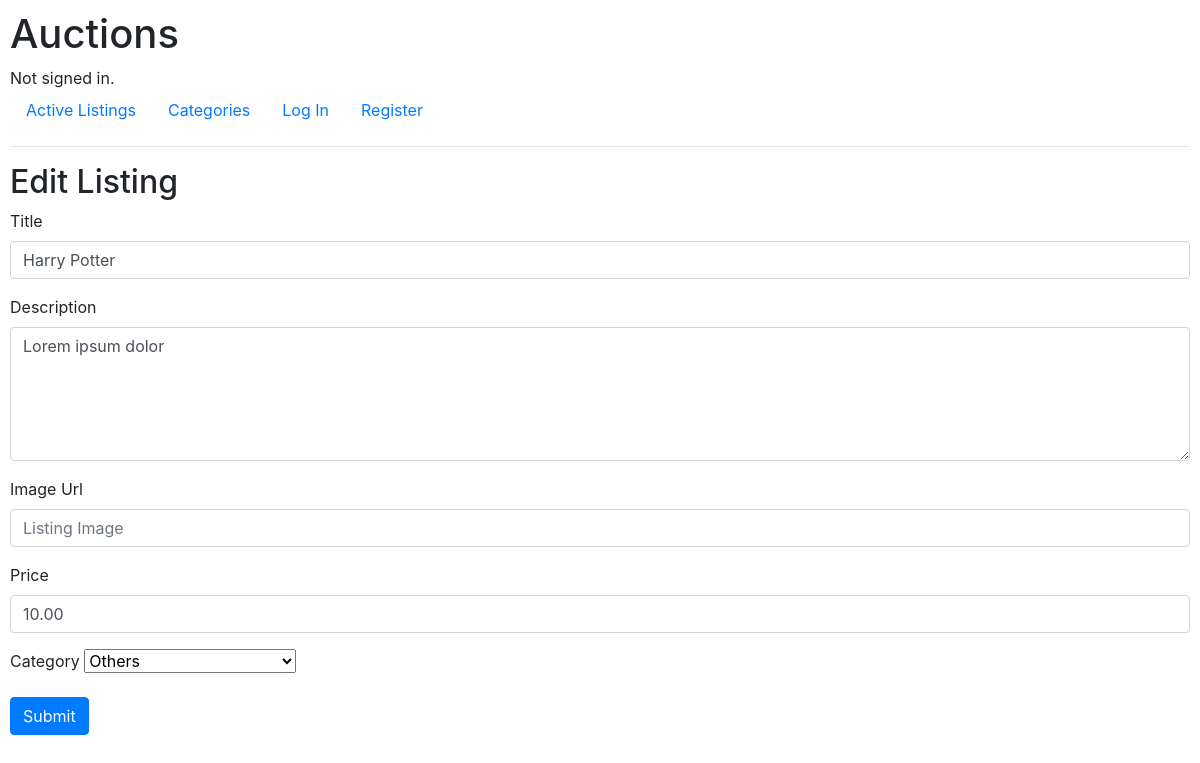
The app's page /edit/7 with its own data.
### auctions/models.py (models this page shows, shortened)
class Listing(models.Model):
    title = models.CharField(max_length=100, blank=False)
    description = models.CharField(max_length=300, blank=True)
    price = models.DecimalField(max_digits=10, decimal_places=2, blank=False)
    bidPrice = models.ForeignKey(Bid, on_delete=models.SET_NULL, blank=True, null=True, related_name="bid_price")
    imageURL = models.CharField(max_length=500, blank=True)
    category = models.ForeignKey(Category, on_delete=models.SET_NULL, blank=False, null=True, related_name="category")
    isActive = models.BooleanField(default=True)
    owner = models.ForeignKey(User, on_delete=models.CASCADE, related_name="listing_owner")
    postTime = models.DateTimeField(default=datetime.datetime.now)
    watchlist = models.ManyToManyField(User, blank=True, null=True, related_name="listing_watchlist")

class Category(models.Model):
    categoryName = models.CharField(max_length=100)
    def __str__(self):
        return self.categoryName

### auctions/views.py (the view)
# urls.py: path("edit/<int:id>", views.edit, name="edit"),
def edit(request, id):
    listing_data = Listing.objects.get(pk=id)
    categories = Category.objects.all()
    return render(request, "auctions/edit.html", {
        "listing": listing_data,
        "categories": categories
    })

### auctions/templates/auctions/edit.html (shortened to what this page needs)
{% extends "auctions/layout.html" %}
{% block body %}
    <h2>Edit Listing</h2>
    <form action="{% url 'save_edit' listing.id %}" method="POST">
        <div class="form-group">
            <label>Title</label>
            <input type="text" class="form-control" name="title" placeholder="Listing Title" autocomplete="off" value="{{ listing.title }}" required>
        </div>
        <div class="form-group">
            <label>Description</label>
            <textarea class="form-control" name="description" rows="5" placeholder="Listing Description">{{ listing.description }}</textarea>
        </div>
        <div class="form-group">
            <label>Image Url</label>
            <input type="text" class="form-control" name="imageUrl" placeholder="Listing Image" value="{{ listing.imageURL }}" autocomplete="off">
        </div>
        <div class="form-group">
            <label>Price</label>
            <input type="number" class="form-control" name="price" step="0.01" placeholder="Listing Price" value="{{ listing.price }}" autocomplete="off" required>
        </div>
        <div class="form-group">
            <label>Category</label>
            <select name="category">
                {% for category in categories %}
                    <option value="{{ category }}" {% if listing.category == category %}selected{% endif %}>{{ category }}</option>
                {% endfor %}
            </select>
        </div>
        <div class="form-group">
            <button type="submit" class="btn btn-primary">Submit</button>
        </div>
    </form>
{% endblock %}

### auctions/static/auctions/styles.css (style rules this page uses)
body { padding: 10px; }

### records on screen
Listing: title "Harry Potter", description "Lorem ipsum dolor", price "10.00", category "Others"
